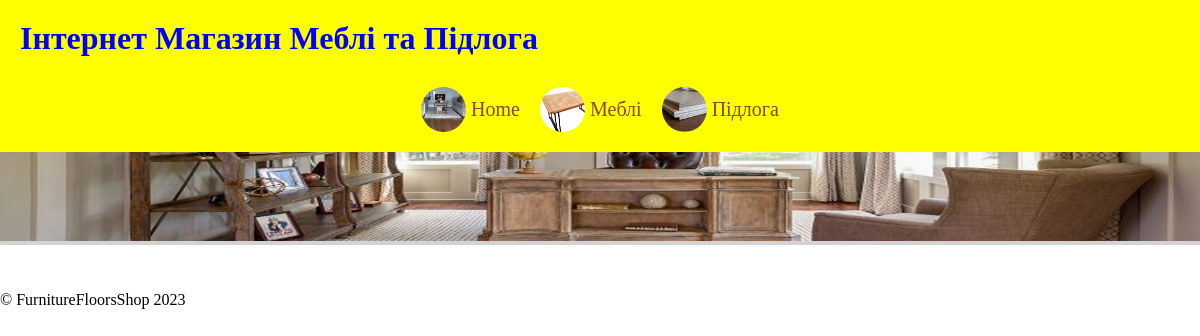
Page /shop/furniture/ on the earlier database version.
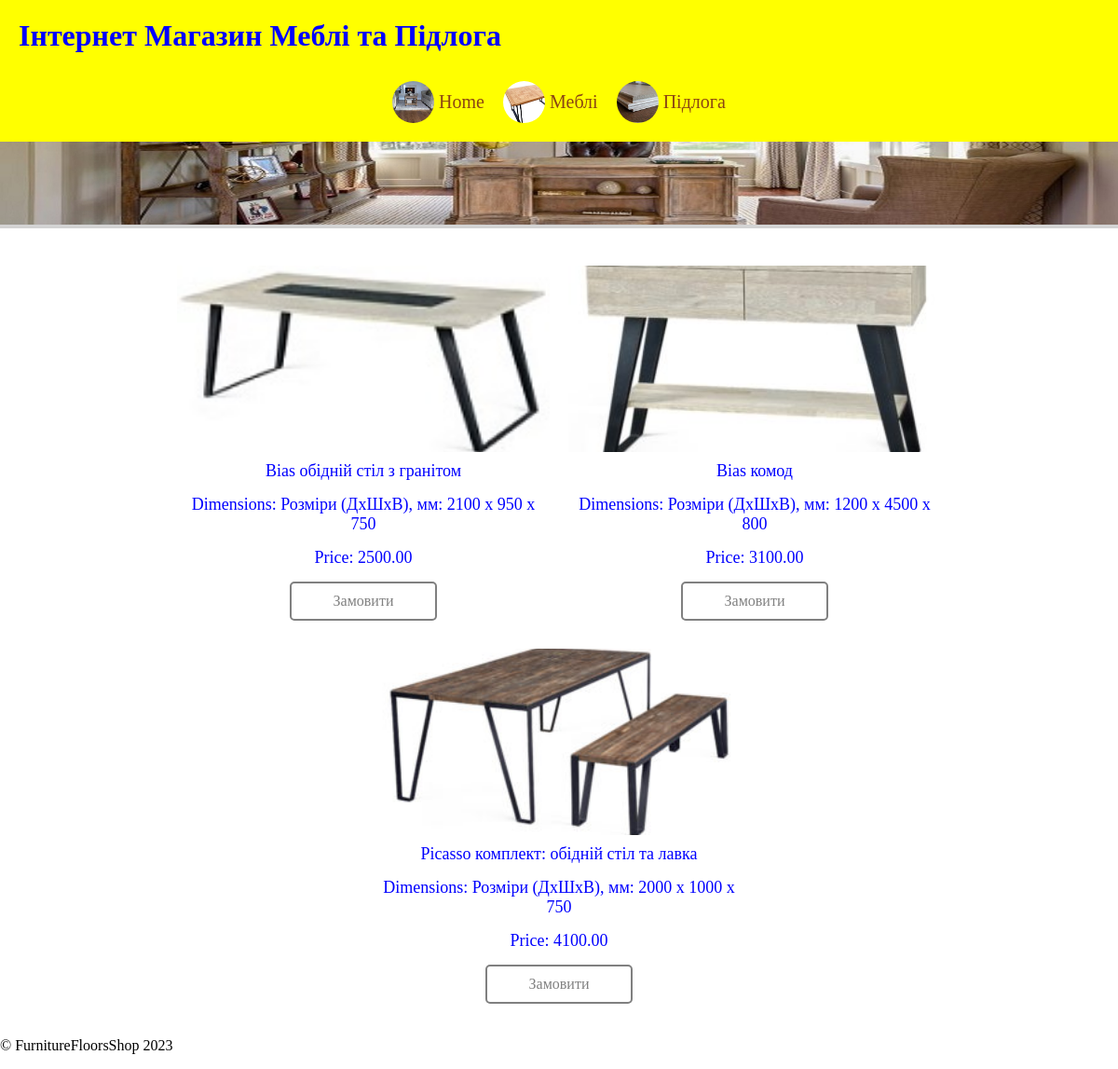
Same page on the later database version.
### shop/models.py (models this page shows, shortened)
class Product(models.Model):
    id = models.AutoField(primary_key=True)
    name = models.CharField(max_length=100)
    image = models.ImageField(upload_to='shop/images/flooring/')
    dimensions = models.CharField(max_length=100)
    price = models.DecimalField(max_digits=8, decimal_places=2)
    current_stock = models.PositiveIntegerField(default=0)
    product_type = models.CharField(max_length=20, choices=[('furniture', 'Furniture'), ('flooring', 'Flooring')])
    objects = ProductManager()

class Furniture(Product):
    product_ptr = models.OneToOneField(Product, on_delete=models.CASCADE, parent_link=True, primary_key=True)
    initial_stock = models.PositiveIntegerField(default=0)  # Начальный остаток
    current_furniture_stock = models.PositiveIntegerField(default=0)  # Текущий остаток

class Product(models.Model):
    id = models.AutoField(primary_key=True)
    name = models.CharField(max_length=100)
    image = models.ImageField(upload_to='shop/images/flooring/')
    dimensions = models.CharField(max_length=100)
    price = models.DecimalField(max_digits=8, decimal_places=2)
    current_stock = models.PositiveIntegerField(default=0)
    product_type = models.CharField(max_length=20, choices=[('furniture', 'Furniture'), ('flooring', 'Flooring')])
    objects = ProductManager()

### shop/views.py (the view)
# urls.py: path('furniture/', FurnitureListView.as_view(), name='furniture'),
class FurnitureListView(ListView):
    model = Furniture
    template_name = 'shop/furniture/furniture.html'
    context_object_name = 'furniture'

### shop/templates/shop/furniture/furniture.html (shortened to what this page needs)
{% extends 'shop/base.html' %}
{% load static %}
{% block content %}
    <link rel="stylesheet" href="{% static 'shop/furniture/css/furniture_styles.css' %}">
    <div class="furniture-header">
        <img class="furniture-banner-image" src="{% static '/shop/images/furniture/furniture-banner.jpg' %}" alt="Furniture">
    </div>
    <div class="furniture-items">
        {% for product in furniture %}
            <div class="furniture-item">
                <img class="product-image" src="{% static 'shop/images/furniture/furniture_' %}{{ product.pk }}.jpg" alt="{{ product.name }}">
                <p class="product-name">{{ product.name }}</p>
                <p class="product-dimensions">Dimensions: {{ product.dimensions }}</p>
                <p class="product-price">Price: {{ product.price }}</p>
                <a class="product-link {% if user.is_authenticated %}order-button{% else %}register-button{% endif %}"
                   href="{% if user.is_authenticated %}
                         {% url 'shop:order' product_type='furniture' pk=product.pk %}
                       {% else %}
                         {% url 'users:register' %}
                       {% endif %}">
                    <span class="button-text">Замовити</span>
                </a>
            </div>
        {% endfor %}
    </div>
{% endblock %}

### shop/templates/shop/base.html (shortened to what this page needs)
{% load static %}
<!DOCTYPE html>
<html lang="uk">
<head>
    <link rel="stylesheet" href="{% static 'shop/css/styles.css' %}">
</head>
<body>
    <header class="header">
        <div class="header-content">
            <h1 class="header-title">Інтернет Магазин Меблі та Підлога</h1>
        </div>
        <div class="links-above-image">
            <a href="{% url 'shop:home' %}" class="round-link">
                <img src="{% static 'shop/images/home-icon.png' %}" alt="Home" class="round-image">
                Home
            </a>
            <a href="{% url 'shop:furniture' %}" class="round-link">
                <img src="{% static 'shop/images/furniture-icon.png' %}" alt="Меблі" class="round-image">
                Меблі
            </a>
            <a href="{% url 'shop:flooring_list' %}" class="round-link">
                <img src="{% static 'shop/images/flooring-icon.png' %}" alt="Підлога" class="round-image">
                Підлога
            </a>
        </div>
    </header>
    <main class="main">
        {% block content %}
        {% endblock %}
    </main>
    <footer class="footer">
        <p>&copy; FurnitureFloorsShop {% now "Y" %}</p>
    </footer>
</body>
</html>

### static/shop/css/styles.css (style rules this page uses)
body { background-color: white; margin: 0; }
h1.header-title { color: blue; }
.register-button { background-color: #ffc107; color: black; padding: 10px 20px; border: none; border-radius: 5px; text-decoration: none; }
.links-above-image { display: flex; justify-content: center; margin-top: 30px; }
.links-above-image a { display: flex; align-items: center; font-size: 20px; margin: 0 10px; color: saddlebrown; text-decoration: none; }
.links-above-image img { margin-right: 5px; }
.round-link { display: flex; align-items: center; font-size: 20px; margin: 0 10px; color: saddlebrown; text-decoration: none; }
.round-image { width: 45px; height: 45px; border-radius: 50%; margin-right: 5px; }
.header { background-color: yellow; padding: 20px; }
.header-title { font-size: 32px; color: blue; margin: 0; }
.furniture-items { display: flex; flex-wrap: wrap; justify-content: space-between; }
.product-link { text-decoration: none; color: inherit; width: calc(33.33% - 20px); margin: 10px; }
.furniture-item { display: flex; flex-direction: column; align-items: center; width: 100%; max-width: 400px; }
.product-image { max-width: 100%; }
.product-name, .product-dimensions, .product-price { text-align: center; margin: 5px; }

### static/shop/furniture/css/furniture_styles.css (style rules this page uses)
.furniture-header { text-align: center; margin: 0; width: 100%; background-color: lightgray; }
.furniture-banner-image { width: 100%; height: auto; }
.furniture-items { display: flex; flex-wrap: wrap; justify-content: center; margin-top: 30px; }
.furniture-item { margin: 10px; }
.furniture-item img { width: 400px; height: 200px; object-fit: cover; }
.furniture-item p { font-size: 18px; color: blue; margin-top: 10px; }

Differences in the rows shown:
added Furniture: shows a picture, name "Bias обідній стіл з гранітом", dimensions "Розміри (ДxШxВ), мм: 2100 x 950 x 750", price "2500.00"
added Furniture: shows a picture, name "Bias комод", dimensions "Розміри (ДxШxВ), мм: 1200 x 4500 x 800", price "3100.00"
added Furniture: shows a picture, name "Picasso комплект: обідній стіл та лавка", dimensions "Розміри (ДxШxВ), мм: 2000 x 1000 x 750", price "4100.00"
